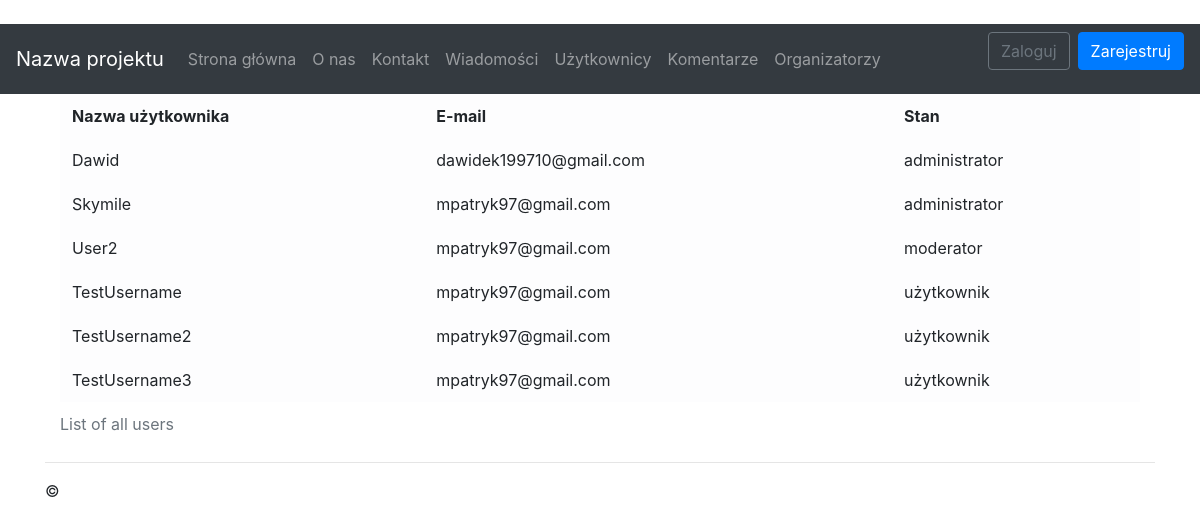
/user, run on the app's committed database.
### app/models.py (models this page shows)
class UserProfile(models.Model):
	user = models.OneToOneField(User, on_delete=models.CASCADE)
	role = models.CharField(max_length=16)

### app/views/user.py (the view)
# urls.py: path(''         , app.views.default.index   , name='home'    ),
def index(request):
	return render(request, 'app/user/index.html', {
		'profiles' : UserProfile.objects.all()
	})

### app/templates/app/user/index.html
{% extends "app/shared/layout.html" %}
{% block content %}
<div class="container">
	<table class="table table-borderless table-light">
		<caption>List of all users</caption>
		<thead>
			<tr>
				<th scope="col">Nazwa użytkownika</th>
				<th scope="col">E-mail           </th>
				<th scope="col">Stan             </th>
			</tr>
		</thead>
		<tbody>
			{% for profile in profiles %}
			<tr>
				<td scope="col">  {{ profile.user.username }} </td>
				<td scope="col">  {{ profile.user.email    }} </td>
				<td scope="col">  {{ profile.role          }} </td>
			</tr>
			{% endfor %}
		</tbody>
	</table>
</div>
{% endblock %}

### app/static/app/content/styles.css (style rules this page uses)
body { padding-top: 0px; }

### data on the page
UserProfile: user.username "Dawid", user.email "dawidek199710@gmail.com", role "administrator"
UserProfile: user.username "Skymile", user.email "mpatryk97@gmail.com", role "administrator"
UserProfile: user.username "User2", user.email "mpatryk97@gmail.com", role "moderator"
UserProfile: user.username "TestUsername", user.email "mpatryk97@gmail.com", role "użytkownik"
UserProfile: user.username "TestUsername2", user.email "mpatryk97@gmail.com", role "użytkownik"
UserProfile: user.username "TestUsername3", user.email "mpatryk97@gmail.com", role "użytkownik"
